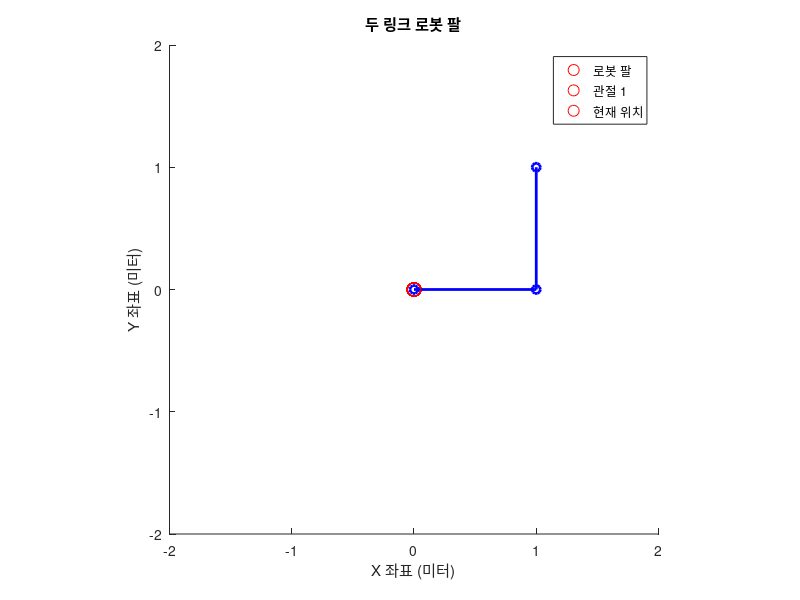

MATLAB code to generate this figure:
% 두 링크 로봇 팔의 길이 설정
L1 = 1; % 첫 번째 링크 길이 (단위: 미터)
L2 = 1; % 두 번째 링크 길이 (단위: 미터)

% 시작 위치와 목표 위치 설정 (x, y 좌표)
start_x = 0;
start_y = 0;
target_x = 1;
target_y = 1;

% 이동 간격 설정 (단위: 미터)
step_size = 0.01;

% 이동 속도 설정 (단위: 라디안)
angular_velocity = 0.1; % 라디안/초

% 시작 위치에서 목표 위치까지 선형 보간
distance = norm([target_x - start_x, target_y - start_y]);
num_steps = ceil(distance / step_size);

% 초기 figure 생성
figure;
axis([-2 2 -2 2]); % 축 범위 설정
xlabel('X 좌표 (미터)');
ylabel('Y 좌표 (미터)');
title('두 링크 로봇 팔');

hold on;

for t = 1:num_steps
    % 현재 위치 보간
    current_x = start_x + (target_x - start_x) * (t - 1) / (num_steps - 1);
    current_y = start_y + (target_y - start_y) * (t - 1) / (num_steps - 1);
    
    % 역기구학 (Inverse Kinematics) 계산
    theta2 = acos((current_x^2 + current_y^2 - L1^2 - L2^2) / (2 * L1 * L2));
    theta1 = atan2(current_y, current_x) - atan2((L2 * sin(theta2)), (L1 + L2 * cos(theta2)));
    
    % 로봇 팔 그리기
    if t > 1
        % 이전 팔 위치 삭제
        delete(arm_plot);
    end
    arm_plot = plot([0, L1 * cos(theta1), current_x], [0, L1 * sin(theta1), current_y], 'bo-', 'LineWidth', 2);
    axis equal;
    
    % 관절 위치 표시
    plot(0, 0, 'ro', 'MarkerSize', 10);
    legend('로봇 팔', '관절 1', '현재 위치', 'Location', 'Best');
    
    % 잠시 기다리기 (로봇 팔을 보기 위해)
    pause(0.1);
end

hold off;
